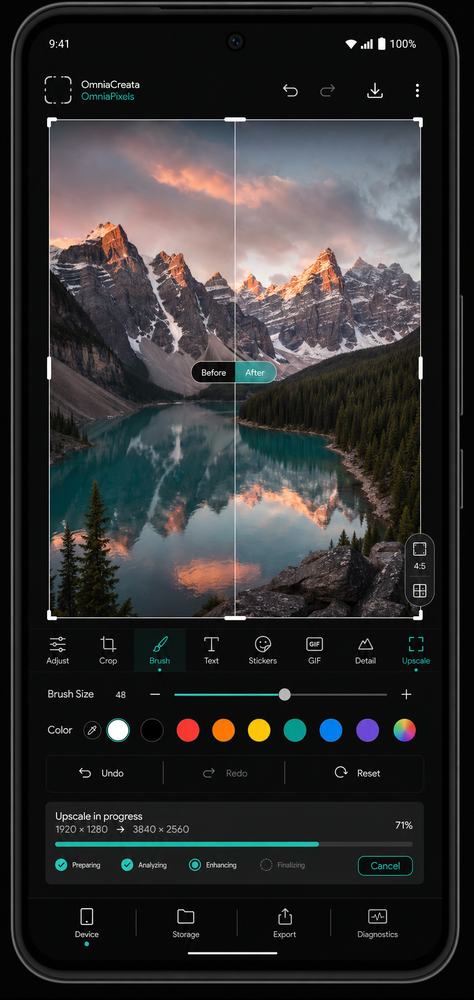
#> input picture apps/omniapixels/design/concepts/editor-premium-gpt-image-2026-04-27.png, 474 x 1000 px, shrunk from 864 x 1821 before the run
$ python -i object_cropper.py   (imports and definitions only)
#> lines starting #> are read from the running program, lines starting #| are printed output that depends on the picture; after the words box and inside, x2 and y2 are one past the last pixel; in counts of white or black regions, pixels touching at a corner belong together
### archive/products/omniapixels/OmniaPixels_from_no_space/OmniaPixels/engine_core/utils/logger.py
# engine_core/utils/logger.py

import os
import datetime
from rich.console import Console
from rich.theme import Theme
from threading import Lock

# Özel tema
custom_theme = Theme({
    "info": "cyan",
    "success": "green",
    "warning": "yellow",
    "error": "bold red",
    "debug": "dim white",
    "time": "dim white"
})

console = Console(theme=custom_theme)
_log_lock = Lock()

# Log dosyası yolu
LOG_DIR = os.path.join(os.getcwd(), "engine_core", "logs")
os.makedirs(LOG_DIR, exist_ok=True)
LOG_FILE = os.path.join(LOG_DIR, "omnia_pixels.log")


def _timestamp():
    return datetime.datetime.now().strftime("%Y-%m-%d %H:%M:%S")


def _write_file(level: str, message: str):
    with _log_lock:
        with open(LOG_FILE, "a", encoding="utf-8") as f:
            f.write(f"[{_timestamp()}] [{level}] {message}\n")


def log_info(message: str):
    console.print(f"[time]{_timestamp()}[/] [info][INFO][/]: {message}")
    _write_file("INFO", message)


def log_success(message: str):
    console.print(f"[time]{_timestamp()}[/] [success][SUCCESS][/]: {message}")
    _write_file("SUCCESS", message)


def log_warning(message: str):
    console.print(f"[time]{_timestamp()}[/] [warning][WARNING][/]: {message}")
    _write_file("WARNING", message)


def log_error(message: str):
    console.print(f"[time]{_timestamp()}[/] [error][ERROR][/]: {message}")
    _write_file("ERROR", message)


def log_debug(message: str):
    console.print(f"[time]{_timestamp()}[/] [debug][DEBUG][/]: {message}")
    _write_file("DEBUG", message)


def clear_log_file():
    with _log_lock:
        open(LOG_FILE, "w", encoding="utf-8").close()


def get_log_file_path():
    return LOG_FILE

### archive/products/omniapixels/OmniaPixels_from_no_space/OmniaPixels/engine_core/modules/cropper/object_cropper.py
import cv2
from engine_core.utils.logger import log_info, log_success, log_error

def crop_image(input_path, output_path):
#> called with output_path = 'out.png'
    log_info("Nesne crop başlatılıyor...")
    img = cv2.imread(input_path)
#> img is the input picture: shape (1000, 474, 3); mean B, G, R 48.1, 48, 48.5
    if img is None:
        log_info("Görsel yüklenemedi.")
        return
    gray = cv2.cvtColor(img, cv2.COLOR_BGR2GRAY)
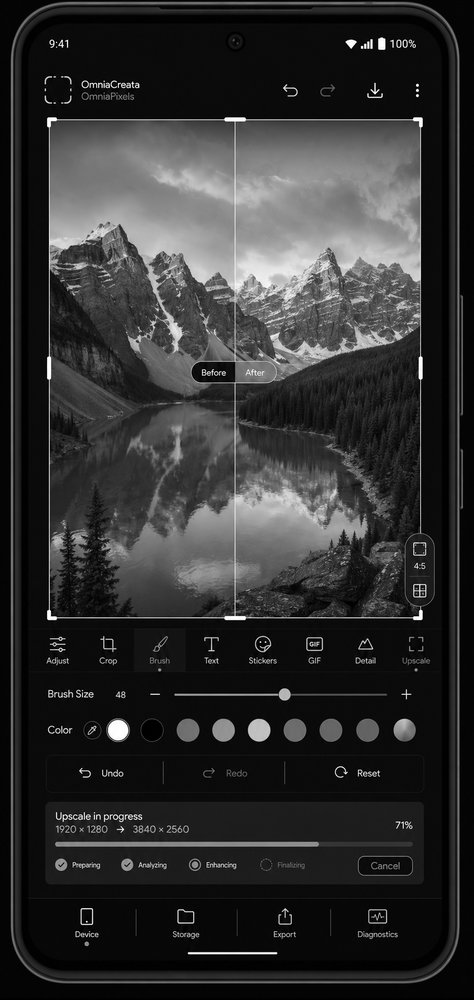
#> gray: shape (1000, 474); min 0, max 255, mean 48.2
    blurred = cv2.GaussianBlur(gray, (5, 5), 0)
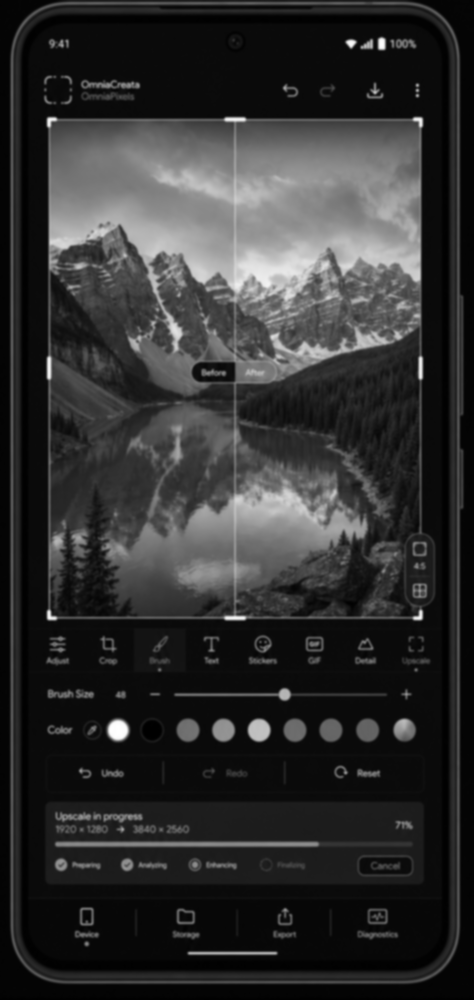
#> blurred: shape (1000, 474); min 0, max 255, mean 48.2
    _, thresh = cv2.threshold(blurred, 60, 255, cv2.THRESH_BINARY_INV)
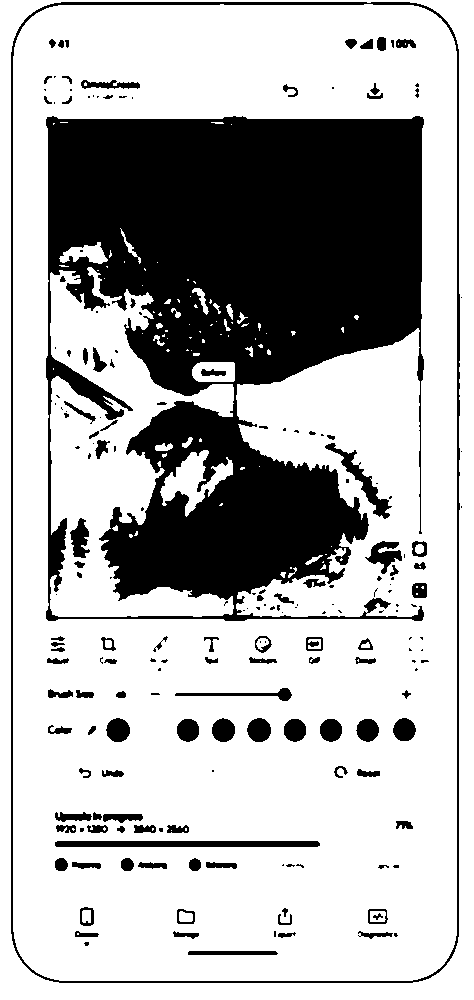
#> thresh: shape (1000, 474); 70% white; 197 black regions (90 under 20 px), largest, box (x1, y1, x2, y2) and area: (46, 116, 424, 621) 119917, (11, 2, 460, 983) 6099, (55, 841, 320, 847) 1582
    contours, _ = cv2.findContours(thresh, cv2.RETR_EXTERNAL, cv2.CHAIN_APPROX_SIMPLE)
#> contours = [[[0, 0], [0, 999], [473, 999], [473, 0]]]
    if not contours:
        log_info("Nesne bulunamadı.")
        return
    c = max(contours, key=cv2.contourArea)
#> c = [[0, 0], [0, 999], [473, 999], [473, 0]]
    x, y, w, h = cv2.boundingRect(c)
#> x = 0; y = 0; w = 474; h = 1000
    cropped = img[y:y+h, x:x+w]
    cv2.imwrite(output_path, cropped)
    log_success(f"Nesne kırpıldı ve kaydedildi: {output_path}")

>>> result = crop_image('../../../../../../../../apps/omniapixels/design/concepts/editor-premium-gpt-image-2026-04-27.png', 'out.png')
